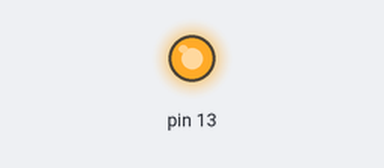
The sketch below on a simulated Arduino Uno, built with avr-gcc and run on an emulated ATmega328P. Shown: output pins drawn as LEDs (lit = HIGH).

Above: at 0.1 s.
Timing chart, 0 to 1.6 s (numbered marks = the images above):
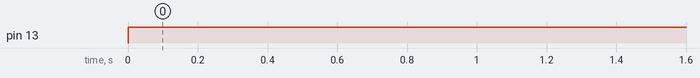

The sketch:

Lab_1.ino
```cpp
void setup() {
  // put your setup code here, to run once:
pinMode(13, HIGH);

}

void loop() {
  // put your main code here, to run repeatedly:

digitalWrite(13, HIGH);
}
```

Measured:
- by itself, pin 13: LOW → HIGH at 0.00 s
